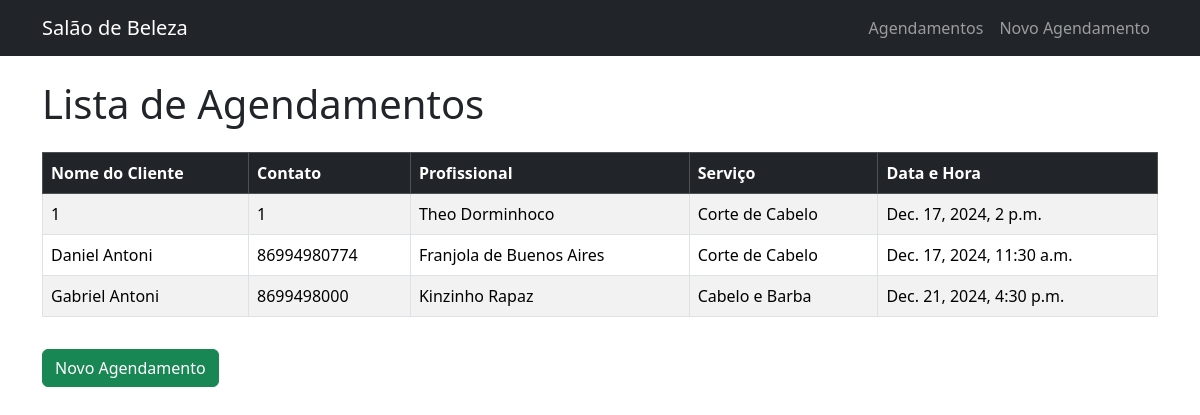
/agendamentos/, run on an earlier commit of the app's database.
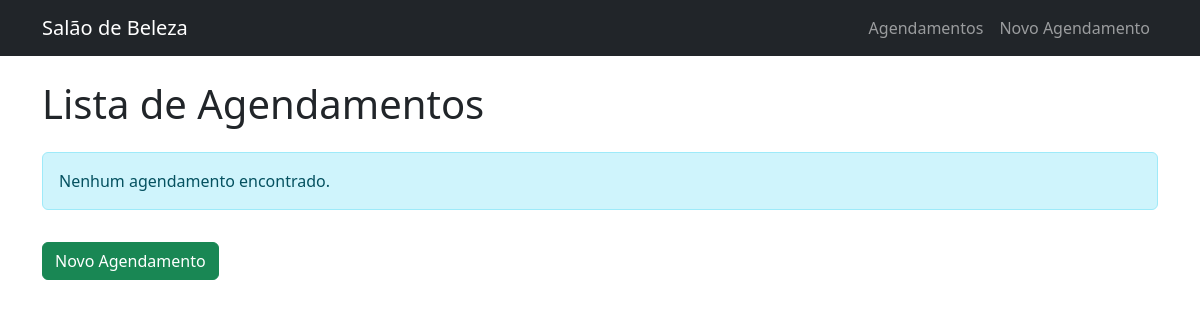
And on a later commit of the database.
### agendamentos/models.py (models this page shows, shortened)
class Agendamento(models.Model):
    profissional = models.ForeignKey(Profissional, on_delete=models.CASCADE)
    servico = models.ForeignKey(Servico, on_delete=models.CASCADE)
    data_hora = models.DateTimeField()
    nome_cliente = models.CharField(max_length=100)  # Nome do cliente
    contato_cliente = models.CharField(max_length=15)  # Telefone ou contato
    criado_em = models.DateTimeField(default=timezone.now)

class Profissional(models.Model):
    nome = models.CharField(max_length=100)
    especialidade = models.CharField(max_length=50)

class Servico(models.Model):
    nome = models.CharField(max_length=50)
    duracao = models.DurationField(help_text="Duração do serviço (ex: 01:00 para 1 hora)")
    preco = models.DecimalField(max_digits=6, decimal_places=2)

### agendamentos/views.py (the view)
# urls.py: path('', views.lista_agendamentos, name='lista_agendamentos'),
def lista_agendamentos(request):
    agendamentos = Agendamento.objects.all()  # Recupera todos os agendamentos do banco de dados
    return render(request, 'agendamentos/lista.html', {'agendamentos': agendamentos})

### agendamentos/templates/agendamentos/lista.html (shortened to what this page needs)
{% extends 'agendamentos/base.html' %}
{% block content %}
<h1 class="mb-4">Lista de Agendamentos</h1>
{% if agendamentos %}
    <table class="table table-striped table-bordered">
        <thead class="table-dark">
            <tr>
                <th>Nome do Cliente</th>
                <th>Contato</th>
                <th>Profissional</th>
                <th>Serviço</th>
                <th>Data e Hora</th>
            </tr>
        </thead>
        <tbody>
            {% for agendamento in agendamentos %}
            <tr>
                <td>{{ agendamento.nome_cliente }}</td>
                <td>{{ agendamento.contato_cliente }}</td>
                <td>{{ agendamento.profissional.nome }}</td>
                <td>{{ agendamento.servico.nome }}</td>
                <td>{{ agendamento.data_hora }}</td>
            </tr>
            {% endfor %}
        </tbody>
    </table>
{% else %}
    <div class="alert alert-info">Nenhum agendamento encontrado.</div>
{% endif %}
<a href="{% url 'novo_agendamento' %}" class="btn btn-success mt-3">Novo Agendamento</a>
{% endblock %}

### agendamentos/templates/agendamentos/base.html (shortened to what this page needs)
<!DOCTYPE html>
<html lang="pt-br">
<head>
    <link href="https://cdn.jsdelivr.net/npm/bootstrap@5.3.2/dist/css/bootstrap.min.css" rel="stylesheet">
</head>
<body>
    <nav class="navbar navbar-expand-lg navbar-dark bg-dark">
        <div class="container">
            <a class="navbar-brand" href="/">Salão de Beleza</a>
            <div class="collapse navbar-collapse">
                <ul class="navbar-nav ms-auto">
                    <li class="nav-item">
                        <a class="nav-link" href="{% url 'lista_agendamentos' %}">Agendamentos</a>
                    </li>
                    <li class="nav-item">
                        <a class="nav-link" href="{% url 'novo_agendamento' %}">Novo Agendamento</a>
                    </li>
                </ul>
            </div>
        </div>
    </nav>
    <div class="container mt-4">
        {% block content %}{% endblock %}
    </div>
</body>
</html>

What changed in the data, as far as the page shows it:
removed Agendamento: nome_cliente "1", contato_cliente "1", profissional.nome "Theo Dorminhoco", servico.nome "Corte de Cabelo", data_hora "Dec. 17, 2024, 2 p.m."
removed Agendamento: nome_cliente "Daniel Antoni", contato_cliente "86994980774", profissional.nome "Franjola de Buenos Aires", servico.nome "Corte de Cabelo", data_hora "Dec. 17, 2024, 11:30 a.m."
removed Agendamento: nome_cliente "Gabriel Antoni", contato_cliente "8699498000", profissional.nome "Kinzinho Rapaz", servico.nome "Cabelo e Barba", data_hora "Dec. 21, 2024, 4:30 p.m."
Also different on the page:
text no longer shown: "Nome do Cliente Contato Profissional Serviço Data e Hora"
text now shown: "Nenhum agendamento encontrado."
